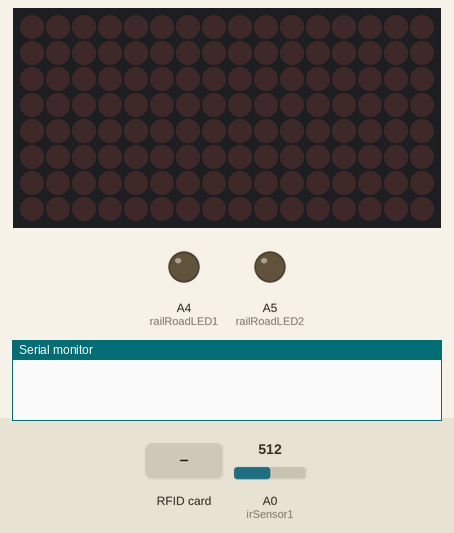
A sketch run on a simulated Arduino Uno, built with avr-gcc and run on an emulated ATmega328P. Parts: 16×8 LED matrix, output pins drawn as LEDs (lit = HIGH), the last lines printed to the serial monitor. Dashed ring = blinking. Inputs (shaded band) come from the test bench; at power-on: A0 (irSensor1) = 512. Pins used as bus, display or sensor lines are not drawn.

Above: at 1.2 s.
1.3 s: RFID card 00 01 B3 4F held to the reader
At 1.54 s:
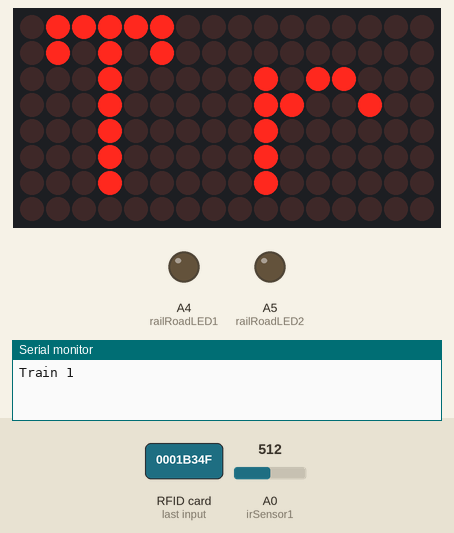
4.3 s: RFID card 2A 48 A9 AB held to the reader
At 4.88 s:
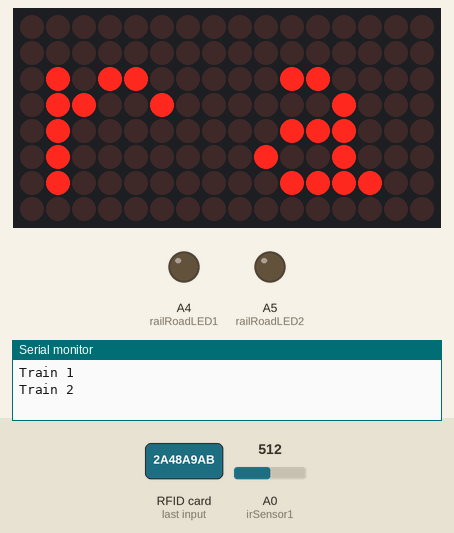
7.3 s: A0 (irSensor1) set to 156
9.0 s: A0 (irSensor1) set to 140
At 9.9 s:
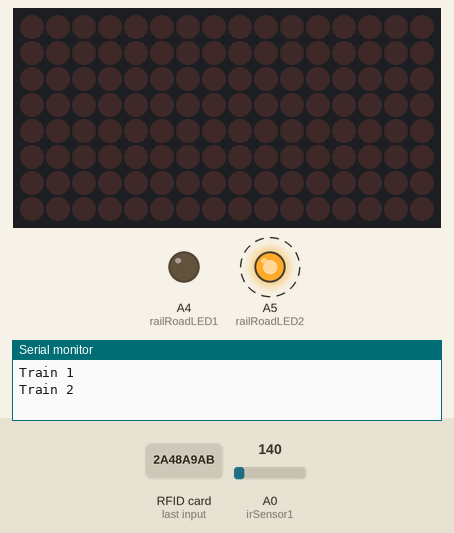
Timing chart, 0 to 16.0 s (numbered marks = the images above; inputs shaded):
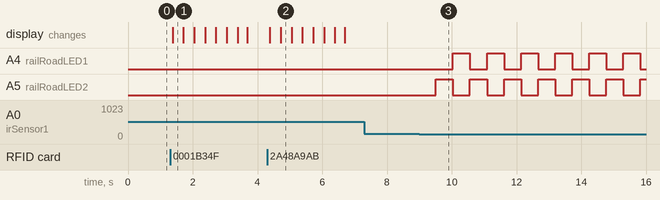

The sketch:

WoodenTrainTools.ino
```cpp
/*
---->>>>>>  A learning project  <<<<<<<----

Should provide certain tools for wooden trains
March 2017	- Added railroads lights functionality without delay (after experimenting with lots of available timer libraries)
			- Added Rfid functionality
			- Added LED Matrix
*/

#include <LedControlMS.h>
#include <MFRC522.h>
#include <SPI.h>

int irSensor1 = A0;
const int IR1_THRESHOLD = 150;

//  ------ RFID settings ------
#define SDA_PIN 10
#define RST_PIN 9
MFRC522 rfid(SDA_PIN, RST_PIN);
//  ------ RFID settings ------

//  ------ LED Matrix settings ------
#define NBR_MTX 2 // number of LED matrixes
#define DIN_PIN 7
#define CS_PIN 6
#define CLK_PIN 5
LedControl lc = LedControl(DIN_PIN, CLK_PIN, CS_PIN, NBR_MTX);
//  ------ LED Matrix settings ------

//  ------ RailRoad settings ------
int railRoadLED1 = A4;
int railRoadLED2 = A5;
//  ------ RailRoad settings ------

void setup()
{
	Serial.begin(9600);
	SPI.begin();
	rfid.PCD_Init();
	ledMatrixSetup();
	pinMode(railRoadLED1, OUTPUT);
	pinMode(railRoadLED2, OUTPUT);
	pinMode(irSensor1, INPUT);
}

void loop()
{
	railRoadManager();
	rfidManager();
}
```

LedMatrix_funcs.ino
```cpp
/* we always wait a bit between updates of the display */
unsigned long ledDelayTime = 300;
char ch0, ch1; // just two matrixes
int nextCharIndex = 0;

/*
Responsible for setting up the LED Matrix displays
*/
void ledMatrixSetup()
{
	for (int i = 0; i< NBR_MTX; i++) {
		lc.shutdown(i, false);
		/* Set the brightness to a medium values */
		lc.setIntensity(i, 8);
		/* and clear the display */
		lc.clearDisplay(i);
	}
	lc.clearAll();
}

/*
Display the given text, scrolling left
*/
void display(String text)
{
	lc.clearAll();
	delay(25);

	int stringLength = text.length();
	ch0 = text[0];
	ch1 = text[1];
	nextCharIndex = 2;

	for (int i = 0; i < (stringLength-1); i++)
	{
		lc.displayChar(0, lc.getCharArrayPosition(ch0));
		lc.displayChar(1, lc.getCharArrayPosition(ch1));
		ch0 = ch1;
		ch1 = text[nextCharIndex++];
		if (nextCharIndex >= stringLength) nextCharIndex = 0;
		delay(ledDelayTime);
		lc.clearAll();
	}
}
```

RailRoad_funcs.ino
```cpp
const int RAILROAD_DURATION = 10000; // 10 sec
const int LIGHTS_INTERVAL = 500; // 0.5 sec
unsigned long railRoadDuration;
bool areLightsOn;

bool state; // just a value for toggling LEDs
unsigned long blinkingDuration;

/*
Determines if and how long the railroad lights blinks.
Reads value from IR sensor and manages time for the lamps
*/
void railRoadManager()
{
	unsigned long d = millis() - railRoadDuration;
	if (areLightsOn && d <= RAILROAD_DURATION)
	{
		// should still blinking, the duration is less than the set timeout
		railRoadBlink();
		return;
	}

	// check if the sensor analog value is less than the set threshold
	// if so, start blinking, if not switch the lamps off
	//(NOTE: if the time hasn't timed out yet, the function is exited above)
	areLightsOn = false;
	if (analogRead(irSensor1) < IR1_THRESHOLD)
	{
		areLightsOn = true;
		railRoadDuration = millis();
		railRoadBlink();
	}
	else
	{
		railRoadDuration = 0;
		manageLights(true, false);
	}
}

/*
Blinks the LEDs in set interval
*/
void railRoadBlink()
{
	if (blinkingDuration == 0) blinkingDuration = millis();

	unsigned long d = millis() - blinkingDuration;
	if (d >= LIGHTS_INTERVAL)
	{
		manageLights(false, state);
		state = !state;
		blinkingDuration = 0;
	}
}

// Changes the values for the railroad LEDs
void manageLights(bool isOff, bool ledState)
{
	if (isOff)
	{
		digitalWrite(railRoadLED1, LOW);
		digitalWrite(railRoadLED2, LOW);
		return;
	}

	digitalWrite(railRoadLED1, ledState);
	digitalWrite(railRoadLED2, !ledState);

}
```

Rifid_funcs.ino
```cpp
// Increase the first dimension of the trains arrays when a new train is added
int trains[2][4] = {
	{ 0x00, 0x01, 0xB3, 0x4F }, // train 1
	{ 0x2A, 0x48, 0xA9, 0xAB }  // train 2
};

// Textual representation of tags TODO: Ideally this will be somehow written on the card
String trainsDescription[] = { "Train 1 ", "Train 2 " };

/*
Responsible for managing the RFID reader
If a tag is recognized, sends a message LED matrix
*/
void rfidManager()
{
	// no card
	if (!rfid.PICC_IsNewCardPresent()) return;

	// check if we can read the tag
	if (!rfid.PICC_ReadCardSerial())return;

	int trainIndex = 0;
	if (isRecognized(trainIndex))
	{
		Serial.println(trainsDescription[trainIndex]);
		display(trainsDescription[trainIndex]);
	}
	else
	{
		Serial.print("The card is not recognized:");
		writeCardTag(rfid.uid.uidByte, rfid.uid.size);
	}

	// finish the communication and crypting
	rfid.PICC_HaltA();
	rfid.PCD_StopCrypto1();
}

/*
Checks if a train is found in the array of trains
Returns true if train is found, otherwise false
trainIndex - returns index of the train in the trains array
*/
bool isRecognized(int &trainIndex)
{
	int numOfTrains = sizeof(trains) / sizeof(trains[0]);
	bool retVal = true;
	for (int i = 0; i < numOfTrains; i++)
	{
		retVal = true;
		for (int j = 0; j < 4; j++)
		{
			//printTags(i, j);
			if (rfid.uid.uidByte[j] != trains[i][j]) {
				retVal = false;
				break;
			}
		}
		trainIndex = i;
		if (retVal) break; // found the train, no need to do another loop
	}
	return retVal;
}

/* Helper function*/
void printTags(int trainIndex, int j)
{
	Serial.print("Tag[");
	Serial.print(j);
	Serial.print("] = ");
	Serial.print(rfid.uid.uidByte[j]);
	Serial.print(" == ");
	Serial.print("Trains[");
	Serial.print(trainIndex);
	Serial.print("][");
	Serial.print(j);
	Serial.print("] = ");
	Serial.print(trains[trainIndex][j]);
	Serial.print(" => ");
	Serial.println(rfid.uid.uidByte[j] == trains[trainIndex][j]);
}

/*
Writes card rags into the serial monitor
*/
void writeCardTag(byte *buffer, byte bufferSize) {
	for (byte i = 0; i < bufferSize; i++) {
		Serial.print(buffer[i] < 0x10 ? " 0" : " ");
		Serial.print(buffer[i], HEX);
	}
}
```

Measured:
- the behaviour switches between 150 and 149 on A0 (irSensor1) (found by bisection; images 2 and 3)
- after the input at 1.3 s, the display: changes after 0.08 s (image 1)
- after the input at 4.3 s, the display: first changes after 0.08 s (image 2 shows a later state)
- after the input at 7.3 s, every drawn part: stays the same
- after the input at 9.0 s, A4 (railRoadLED1): alternates HIGH for 0.53 s and LOW for 0.53 s, starting after 1.0 s; A5 (railRoadLED2): alternates HIGH for 0.53 s and LOW for 0.53 s, starting after 0.51 s
